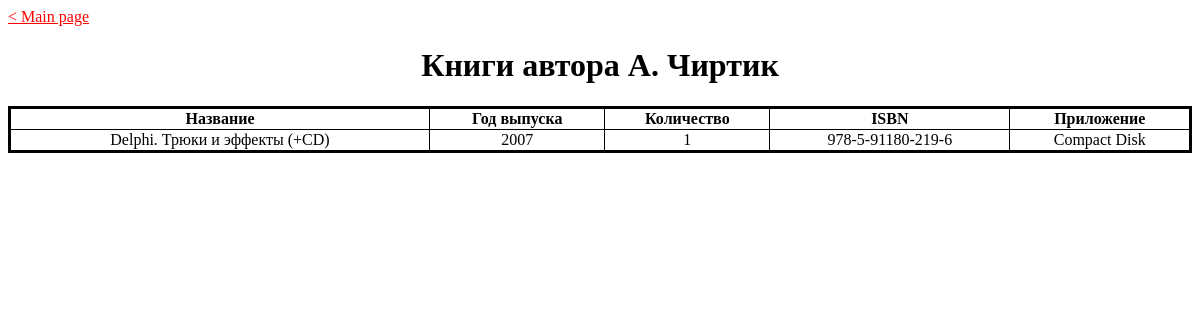
/books-by-author.php?auth_id=3, run on the app's committed database.
### tables this page shows
CREATE TABLE `authors` (
  `id` int(11) NOT NULL,
  `name` text NOT NULL
);

CREATE TABLE `literature` (
  `id_book` int(11) NOT NULL,
  `name` text NOT NULL,
  `publication_date` date NOT NULL,
  `publisher` text NOT NULL,
  `quantity` int(11) NOT NULL,
  `ISBN` varchar(20) NOT NULL,
  `journal number` int(11) DEFAULT NULL,
  `type` enum('Book','Journal','Newspaper','') NOT NULL,
  `fid_resourse` int(11) DEFAULT NULL
);

CREATE TABLE `resourse` (
  `id` int(11) NOT NULL,
  `title` text NOT NULL
);

### books-by-author.php (the view, shortened to what this page needs)
<?php
	require 'conn.php';
	$stm = "SELECT name FROM authors WHERE id=?;";
	$pdo_stm = $pdo->prepare($stm);
	$pdo_stm->execute(
		array( $_GET['auth_id'] )
	);
	$title = "Книги автора " . $pdo_stm->fetch()['name'];
?>
<!DOCTYPE html>
<html lang="ru">
<head>
	<link rel="stylesheet" href="style.css">
</head>
<body>
	<h1>
		<?php echo $title;	?>
	</h1>
	<table border="1">
		<thead>
			<th>Название</th>
			<th>Год выпуска</th>
			<th>Количество</th>
			<th>ISBN</th>
			<th>Приложение</th>
		</thead>
		<tbody>
			<?php
				$stm = "
SELECT l.name, DATE_FORMAT(l.publication_date, '%Y'), l.quantity, l.ISBN, r.title
	FROM book_authors ba
	INNER JOIN literature l ON l.id_book=ba.fid_book
    LEFT JOIN resourse r ON r.id=l.fid_resourse
    WHERE ba.fid_authors=? AND l.type LIKE 'Book';";
    			$pdo_stm = $pdo->prepare($stm);
    			$pdo_stm->setFetchMode(PDO::FETCH_NUM);
    			$pdo_stm->execute(
    				array($_GET['auth_id'])
    			);
    			foreach ($pdo_stm as $row) {
    				echo "<tr>";
    				foreach ($row as $value) {
    					echo "<td>"
    						. $value
    						. "</td>";
    				}
    				echo "</tr>";
    			}
    		?>
		</tbody>
	</table>
</body>

### style.css (style rules this page uses)
body { text-align: center; }
table { width: 100%; border-collapse: collapse; border: 3px solid black; }
.main-page-link { display: block; text-align: start; color: red; }

### data on the page
authors: name "Книги автора А. Чиртик"
literature: name "Delphi. Трюки и эффекты (+CD)", value "2007", quantity "1", ISBN "978-5-91180-219-6", fid_resourse.title "Compact Disk"

### other printed values
file_get_contents("main-page-link.htm") "< Main page"
